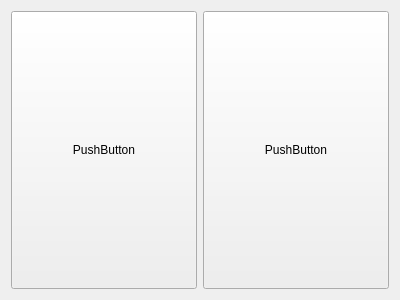
<?xml version="1.0" encoding="UTF-8"?>
<ui version="4.0">
 <class>card_true_false</class>
 <widget class="QWidget" name="card_true_false">
  <property name="geometry">
   <rect>
    <x>0</x>
    <y>0</y>
    <width>400</width>
    <height>300</height>
   </rect>
  </property>
  <property name="windowTitle">
   <string>Form</string>
  </property>
  <layout class="QHBoxLayout" name="horizontalLayout_2">
   <item>
    <layout class="QHBoxLayout" name="horizontalLayout">
     <item>
      <widget class="QPushButton" name="pushButton_2">
       <property name="sizePolicy">
        <sizepolicy hsizetype="Expanding" vsizetype="Expanding">
         <horstretch>0</horstretch>
         <verstretch>0</verstretch>
        </sizepolicy>
       </property>
       <property name="text">
        <string>PushButton</string>
       </property>
      </widget>
     </item>
     <item>
      <widget class="QPushButton" name="pushButton">
       <property name="sizePolicy">
        <sizepolicy hsizetype="Expanding" vsizetype="Expanding">
         <horstretch>0</horstretch>
         <verstretch>0</verstretch>
        </sizepolicy>
       </property>
       <property name="text">
        <string>PushButton</string>
       </property>
      </widget>
     </item>
    </layout>
   </item>
  </layout>
 </widget>
 <resources/>
 <connections/>
</ui>
